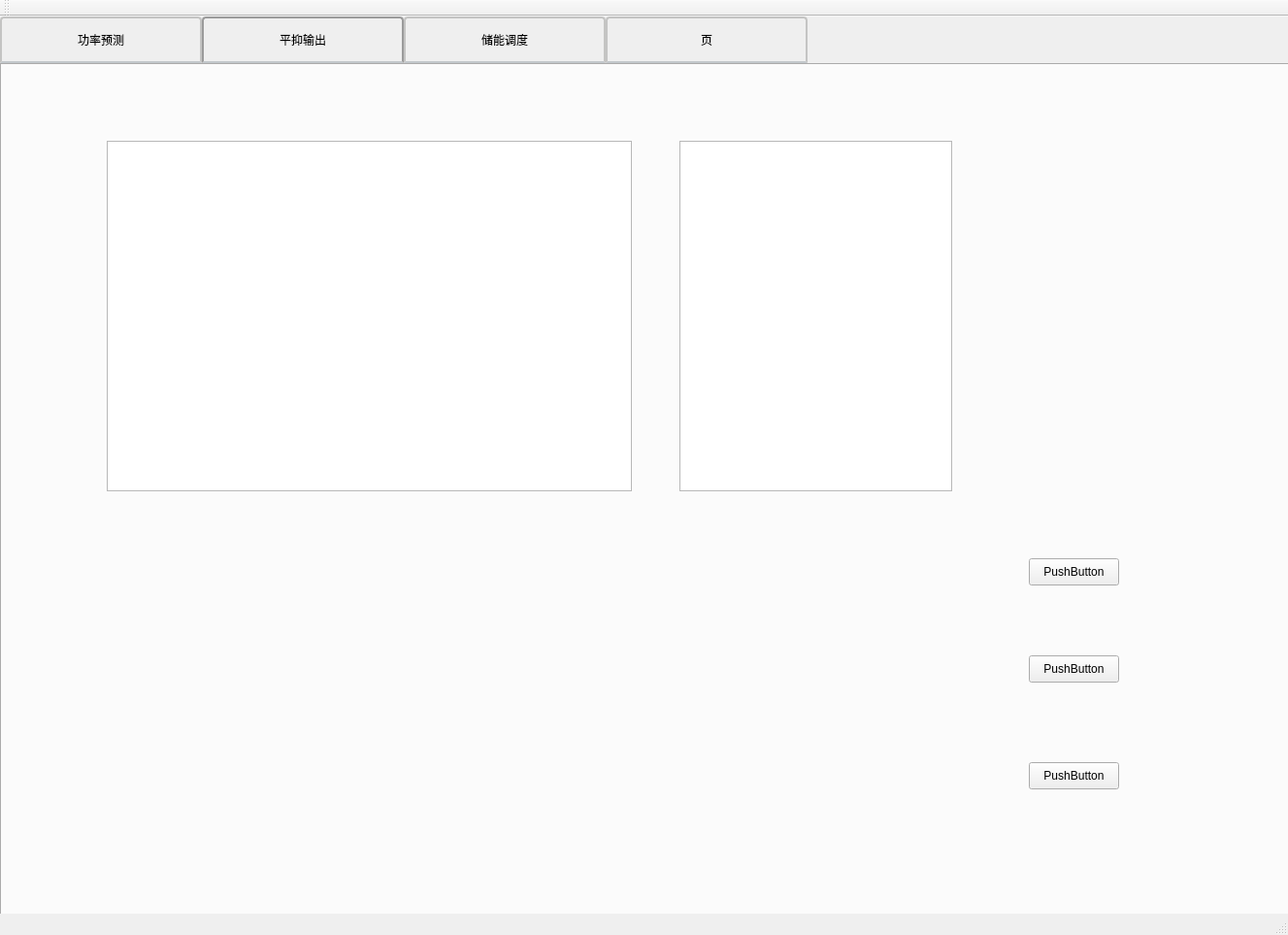
<?xml version="1.0" encoding="UTF-8"?>
<ui version="4.0">
 <class>MainWindow</class>
 <widget class="QMainWindow" name="MainWindow">
  <property name="geometry">
   <rect>
    <x>0</x>
    <y>0</y>
    <width>1327</width>
    <height>963</height>
   </rect>
  </property>
  <property name="windowTitle">
   <string>MainWindow</string>
  </property>
  <widget class="QWidget" name="centralWidget">
   <widget class="QTabWidget" name="tabWidget">
    <property name="geometry">
     <rect>
      <x>0</x>
      <y>0</y>
      <width>1331</width>
      <height>971</height>
     </rect>
    </property>
    <property name="styleSheet">
     <string notr="true">QTabBar::tab{
	width:200;
	height:40
}
QTabWidget {
	border:none;

}
QTabWidget::tab-bar {
    alignment: center;
}
 
/* Style the tab using the tab sub-control. Note that
    it reads QTabBar _not_ QTabWidget */
QTabBar::tab {
    background: qlineargradient(x1: 0, y1: 0, x2: 0, y2: 1,
                                stop: 0 #E1E1E1, stop: 0.4 #DDDDDD,
                                stop: 0.5 #D8D8D8, stop: 1.0 #D3D3D3);
    border: 2px solid #C4C4C3;
    border-bottom-color: #C2C7CB; /* same as the pane color */
    border-top-left-radius: 4px;
    border-top-right-radius: 4px;
    min-width: 8ex;
    padding: 2px;
}
 
QTabBar::tab:selected, QTabBar::tab:hover {
    background: qlineargradient(x1: 0, y1: 0, x2: 0, y2: 1,
                                stop: 0 #fafafa, stop: 0.4 #f4f4f4,
                                stop: 0.5 #e7e7e7, stop: 1.0 #fafafa);
}
 
QTabBar::tab:selected {
    border-color: #9B9B9B;
    border-bottom-color: #C2C7CB; /* same as pane color */
}
</string>
    </property>
    <property name="currentIndex">
     <number>1</number>
    </property>
    <widget class="QWidget" name="tab">
     <attribute name="title">
      <string>功率预测</string>
     </attribute>
     <widget class="QtCharts::QChartView" name="graphicsView">
      <property name="geometry">
       <rect>
        <x>100</x>
        <y>70</y>
        <width>771</width>
        <height>381</height>
       </rect>
      </property>
     </widget>
     <widget class="QWidget" name="horizontalLayoutWidget">
      <property name="geometry">
       <rect>
        <x>100</x>
        <y>510</y>
        <width>771</width>
        <height>221</height>
       </rect>
      </property>
      <layout class="QHBoxLayout" name="horizontalLayout">
       <item>
        <widget class="QtCharts::QChartView" name="graphicsView_3"/>
       </item>
       <item>
        <widget class="QtCharts::QChartView" name="graphicsView_2">
         <property name="enabled">
          <bool>true</bool>
         </property>
         <property name="backgroundBrush">
          <brush brushstyle="NoBrush">
           <color alpha="255">
            <red>255</red>
            <green>170</green>
            <blue>0</blue>
           </color>
          </brush>
         </property>
        </widget>
       </item>
      </layout>
     </widget>
     <widget class="QWidget" name="horizontalLayoutWidget_2">
      <property name="geometry">
       <rect>
        <x>100</x>
        <y>780</y>
        <width>771</width>
        <height>80</height>
       </rect>
      </property>
      <layout class="QHBoxLayout" name="horizontalLayout_2"/>
     </widget>
     <widget class="QPushButton" name="pushButton">
      <property name="geometry">
       <rect>
        <x>1080</x>
        <y>70</y>
        <width>161</width>
        <height>111</height>
       </rect>
      </property>
      <property name="text">
       <string>PushButton</string>
      </property>
     </widget>
     <widget class="QPushButton" name="pushButton_2">
      <property name="geometry">
       <rect>
        <x>1080</x>
        <y>340</y>
        <width>161</width>
        <height>111</height>
       </rect>
      </property>
      <property name="text">
       <string>PushButton</string>
      </property>
     </widget>
    </widget>
    <widget class="QWidget" name="tab_2">
     <attribute name="title">
      <string>平抑输出</string>
     </attribute>
     <widget class="QtCharts::QChartView" name="graphicsView_4">
      <property name="geometry">
       <rect>
        <x>110</x>
        <y>80</y>
        <width>541</width>
        <height>361</height>
       </rect>
      </property>
     </widget>
     <widget class="QtCharts::QChartView" name="graphicsView_5">
      <property name="geometry">
       <rect>
        <x>700</x>
        <y>80</y>
        <width>281</width>
        <height>361</height>
       </rect>
      </property>
     </widget>
     <widget class="QWidget" name="verticalLayoutWidget">
      <property name="geometry">
       <rect>
        <x>1100</x>
        <y>80</y>
        <width>160</width>
        <height>361</height>
       </rect>
      </property>
      <layout class="QVBoxLayout" name="verticalLayout"/>
     </widget>
     <widget class="QWidget" name="horizontalLayoutWidget_3">
      <property name="geometry">
       <rect>
        <x>120</x>
        <y>510</y>
        <width>341</width>
        <height>121</height>
       </rect>
      </property>
      <layout class="QHBoxLayout" name="horizontalLayout_3"/>
     </widget>
     <widget class="QWidget" name="horizontalLayoutWidget_4">
      <property name="geometry">
       <rect>
        <x>540</x>
        <y>510</y>
        <width>331</width>
        <height>121</height>
       </rect>
      </property>
      <layout class="QHBoxLayout" name="horizontalLayout_4"/>
     </widget>
     <widget class="QPushButton" name="pushButton_3">
      <property name="geometry">
       <rect>
        <x>1060</x>
        <y>510</y>
        <width>93</width>
        <height>28</height>
       </rect>
      </property>
      <property name="text">
       <string>PushButton</string>
      </property>
     </widget>
     <widget class="QPushButton" name="pushButton_4">
      <property name="geometry">
       <rect>
        <x>1060</x>
        <y>610</y>
        <width>93</width>
        <height>28</height>
       </rect>
      </property>
      <property name="text">
       <string>PushButton</string>
      </property>
     </widget>
     <widget class="QPushButton" name="pushButton_5">
      <property name="geometry">
       <rect>
        <x>1060</x>
        <y>720</y>
        <width>93</width>
        <height>28</height>
       </rect>
      </property>
      <property name="text">
       <string>PushButton</string>
      </property>
     </widget>
     <widget class="QWidget" name="horizontalLayoutWidget_5">
      <property name="geometry">
       <rect>
        <x>120</x>
        <y>680</y>
        <width>751</width>
        <height>131</height>
       </rect>
      </property>
      <layout class="QHBoxLayout" name="horizontalLayout_5"/>
     </widget>
    </widget>
    <widget class="QWidget" name="tab_3">
     <attribute name="title">
      <string>储能调度</string>
     </attribute>
     <widget class="QtCharts::QChartView" name="graphicsView_6">
      <property name="geometry">
       <rect>
        <x>100</x>
        <y>80</y>
        <width>511</width>
        <height>421</height>
       </rect>
      </property>
     </widget>
     <widget class="QtCharts::QChartView" name="graphicsView_7">
      <property name="geometry">
       <rect>
        <x>740</x>
        <y>80</y>
        <width>481</width>
        <height>192</height>
       </rect>
      </property>
     </widget>
     <widget class="QtCharts::QChartView" name="graphicsView_8">
      <property name="geometry">
       <rect>
        <x>740</x>
        <y>310</y>
        <width>481</width>
        <height>192</height>
       </rect>
      </property>
     </widget>
     <widget class="QWidget" name="horizontalLayoutWidget_6">
      <property name="geometry">
       <rect>
        <x>100</x>
        <y>560</y>
        <width>971</width>
        <height>131</height>
       </rect>
      </property>
      <layout class="QHBoxLayout" name="horizontalLayout_6"/>
     </widget>
     <widget class="QPushButton" name="pushButton_6">
      <property name="geometry">
       <rect>
        <x>1130</x>
        <y>560</y>
        <width>93</width>
        <height>28</height>
       </rect>
      </property>
      <property name="text">
       <string>PushButton</string>
      </property>
     </widget>
     <widget class="QPushButton" name="pushButton_7">
      <property name="geometry">
       <rect>
        <x>1130</x>
        <y>640</y>
        <width>93</width>
        <height>28</height>
       </rect>
      </property>
      <property name="text">
       <string>PushButton</string>
      </property>
     </widget>
     <widget class="QPushButton" name="pushButton_8">
      <property name="geometry">
       <rect>
        <x>1130</x>
        <y>730</y>
        <width>93</width>
        <height>28</height>
       </rect>
      </property>
      <property name="text">
       <string>PushButton</string>
      </property>
     </widget>
    </widget>
    <widget class="QWidget" name="tab_4">
     <attribute name="title">
      <string>页</string>
     </attribute>
    </widget>
   </widget>
  </widget>
  <widget class="QToolBar" name="mainToolBar">
   <attribute name="toolBarArea">
    <enum>TopToolBarArea</enum>
   </attribute>
   <attribute name="toolBarBreak">
    <bool>false</bool>
   </attribute>
  </widget>
  <widget class="QStatusBar" name="statusBar"/>
 </widget>
 <layoutdefault spacing="6" margin="11"/>
 <customwidgets>
  <customwidget>
   <class>QtCharts::QChartView</class>
   <extends>QGraphicsView</extends>
   <header>qchartview.h</header>
  </customwidget>
 </customwidgets>
 <resources/>
 <connections/>
</ui>
